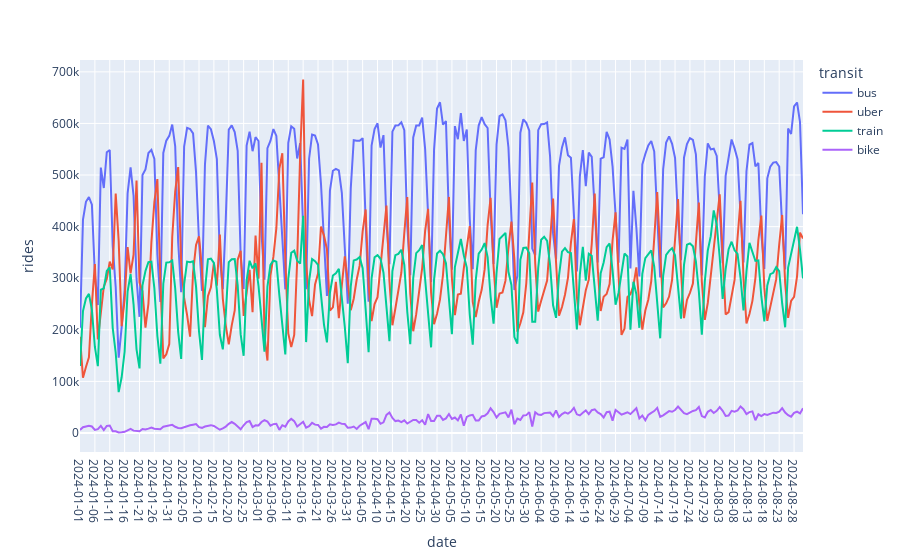

Notebook code cell kept with this figure:
### Code cell
# Plot the weekly graph a little bigger to double-check too
this_plot_data = plot_data[plot_data['freq']=='daily']
fig = px.line(this_plot_data, x='date', y='rides', color='transit')
fig = fig.update_yaxes(matches=None)
fig.update_layout(xaxis=dict(type='category')) # disable aggregation
fig.show()
# I omit the error bars here but note they would be a 50% change in daily
# bike rides (way out of sample) vs a 12.5-25% change in other transits.
# Controlling for day-of-the-week variation, that is a practically significant effect size!
# BUT only on the one day. Given the amount of data and variation, it has barely 
# any affect on the mean.

# This is the first time I noticed that Uber rides are exactly out-of-phase with train rides.
# People take way more ubers on weekends than weekdays!

### Figure 1 — Plotly figure (JSON) as saved in the notebook; plotly's stock layout.template omitted (floating-point values rounded to 4 significant figures; data arrays with more than 128 entries replaced by an {"elided": "..."} marker saying what was removed)
{"data": [{"hovertemplate": "transit=bus<br>date=%{x}<br>rides=%{y}<extra></extra>", "legendgroup": "bus", "line": {"color": "#636efa", "dash": "solid"}, "marker": {"symbol": "circle"}, "mode": "lines", "name": "bus", "orientation": "v", "showlegend": true, "type": "scatter", "x": {"elided": "244 str values"}, "xaxis": "x", "y": {"elided": "244 int values"}, "yaxis": "y"}, {"hovertemplate": "transit=uber<br>date=%{x}<br>rides=%{y}<extra></extra>", "legendgroup": "uber", "line": {"color": "#EF553B", "dash": "solid"}, "marker": {"symbol": "circle"}, "mode": "lines", "name": "uber", "orientation": "v", "showlegend": true, "type": "scatter", "x": {"elided": "244 str values"}, "xaxis": "x", "y": {"elided": "244 int values"}, "yaxis": "y"}, {"hovertemplate": "transit=train<br>date=%{x}<br>rides=%{y}<extra></extra>", "legendgroup": "train", "line": {"color": "#00cc96", "dash": "solid"}, "marker": {"symbol": "circle"}, "mode": "lines", "name": "train", "orientation": "v", "showlegend": true, "type": "scatter", "x": {"elided": "244 str values"}, "xaxis": "x", "y": {"elided": "244 int values"}, "yaxis": "y"}, {"hovertemplate": "transit=bike<br>date=%{x}<br>rides=%{y}<extra></extra>", "legendgroup": "bike", "line": {"color": "#ab63fa", "dash": "solid"}, "marker": {"symbol": "circle"}, "mode": "lines", "name": "bike", "orientation": "v", "showlegend": true, "type": "scatter", "x": {"elided": "244 str values"}, "xaxis": "x", "y": {"elided": "244 int values"}, "yaxis": "y"}], "layout": {"legend": {"title": {"text": "transit"}, "tracegroupgap": 0}, "margin": {"t": 60}, "xaxis": {"anchor": "y", "domain": [0, 1], "title": {"text": "date"}, "type": "category"}, "yaxis": {"anchor": "x", "domain": [0, 1], "title": {"text": "rides"}}}}
